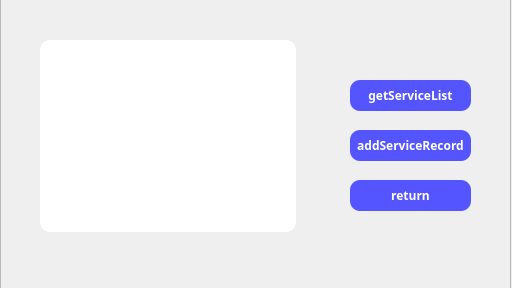
<?xml version="1.0" encoding="UTF-8"?>
<ui version="4.0">
 <class>Form</class>
 <widget class="QWidget" name="Form">
  <property name="geometry">
   <rect>
    <x>0</x>
    <y>0</y>
    <width>512</width>
    <height>288</height>
   </rect>
  </property>
  <property name="windowTitle">
   <string>User Control</string>
  </property>
  <widget class="QFrame" name="frame">
   <property name="geometry">
    <rect>
     <x>0</x>
     <y>-10</y>
     <width>511</width>
     <height>301</height>
    </rect>
   </property>
   <property name="styleSheet">
    <string notr="true">QFrame{
 border-image:url(:/新前缀/timg (6).jpg)
}
	</string>
   </property>
   <property name="frameShape">
    <enum>QFrame::StyledPanel</enum>
   </property>
   <property name="frameShadow">
    <enum>QFrame::Raised</enum>
   </property>
   <widget class="QPushButton" name="getSL">
    <property name="geometry">
     <rect>
      <x>350</x>
      <y>90</y>
      <width>121</width>
      <height>31</height>
     </rect>
    </property>
    <property name="font">
     <font>
      <family>微软雅黑</family>
      <weight>75</weight>
      <bold>true</bold>
     </font>
    </property>
    <property name="styleSheet">
     <string notr="true">border:2px rgb(85, 85, 255);border-radius:10px;padding:2px 4px;background-color:rgb(85, 85, 255);color: rgb(255, 255, 255);</string>
    </property>
    <property name="text">
     <string>getServiceList</string>
    </property>
   </widget>
   <widget class="QPushButton" name="toSRUI">
    <property name="geometry">
     <rect>
      <x>350</x>
      <y>140</y>
      <width>121</width>
      <height>31</height>
     </rect>
    </property>
    <property name="font">
     <font>
      <family>微软雅黑</family>
      <weight>75</weight>
      <bold>true</bold>
     </font>
    </property>
    <property name="styleSheet">
     <string notr="true">border:2px rgb(85, 85, 255);border-radius:10px;padding:2px 4px;background-color:rgb(85, 85, 255);color: rgb(255, 255, 255);</string>
    </property>
    <property name="text">
     <string>addServiceRecord</string>
    </property>
   </widget>
   <widget class="QPushButton" name="toMCUI">
    <property name="geometry">
     <rect>
      <x>350</x>
      <y>190</y>
      <width>121</width>
      <height>31</height>
     </rect>
    </property>
    <property name="font">
     <font>
      <family>微软雅黑</family>
      <weight>75</weight>
      <bold>true</bold>
     </font>
    </property>
    <property name="styleSheet">
     <string notr="true">border:2px rgb(85, 85, 255);border-radius:10px;padding:2px 4px;background-color:rgb(85, 85, 255);color: rgb(255, 255, 255);</string>
    </property>
    <property name="text">
     <string>return</string>
    </property>
   </widget>
   <zorder>serviceListText</zorder>
   <zorder>getSL</zorder>
   <zorder>toSRUI</zorder>
   <zorder>toMCUI</zorder>
   <zorder>serviceListText_2</zorder>
  </widget>
  <widget class="QPlainTextEdit" name="serviceListText_2">
   <property name="geometry">
    <rect>
     <x>40</x>
     <y>40</y>
     <width>256</width>
     <height>192</height>
    </rect>
   </property>
   <property name="styleSheet">
    <string notr="true">border:2px rgb(85, 85, 255);border-radius:10px;padding:2px 4px;background-color:rgb(255, 255, 255);</string>
   </property>
  </widget>
 </widget>
 <resources>
  <include location="../../../Documents/image.qrc"/>
 </resources>
 <connections/>
</ui>
